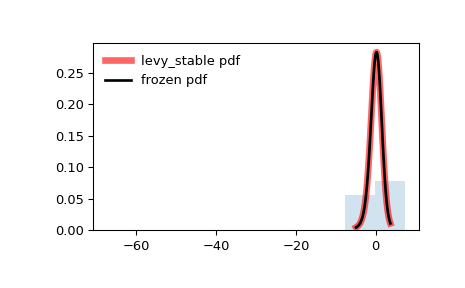

Write Python code to recreate this figure.
from scipy.stats import levy_stable
import matplotlib.pyplot as plt
fig, ax = plt.subplots(1, 1)

# Calculate the first four moments:

alpha, beta = 1.8, -0.5
mean, var, skew, kurt = levy_stable.stats(alpha, beta, moments='mvsk')

# Display the probability density function (``pdf``):

x = np.linspace(levy_stable.ppf(0.01, alpha, beta),
                levy_stable.ppf(0.99, alpha, beta), 100)
ax.plot(x, levy_stable.pdf(x, alpha, beta),
       'r-', lw=5, alpha=0.6, label='levy_stable pdf')

# Alternatively, the distribution object can be called (as a function)
# to fix the shape, location and scale parameters. This returns a "frozen"
# RV object holding the given parameters fixed.

# Freeze the distribution and display the frozen ``pdf``:

rv = levy_stable(alpha, beta)
ax.plot(x, rv.pdf(x), 'k-', lw=2, label='frozen pdf')

# Check accuracy of ``cdf`` and ``ppf``:

vals = levy_stable.ppf([0.001, 0.5, 0.999], alpha, beta)
np.allclose([0.001, 0.5, 0.999], levy_stable.cdf(vals, alpha, beta))
# True

# Generate random numbers:

r = levy_stable.rvs(alpha, beta, size=1000)

# And compare the histogram:

ax.hist(r, density=True, histtype='stepfilled', alpha=0.2)
ax.legend(loc='best', frameon=False)
plt.show()
